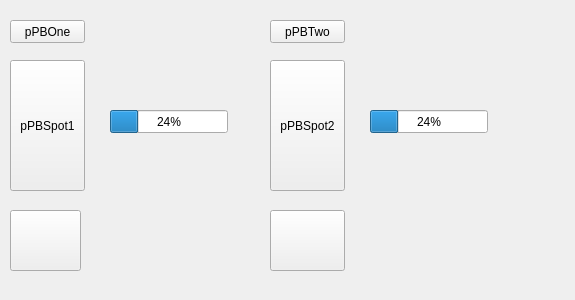
<?xml version="1.0" encoding="UTF-8"?>
<ui version="4.0">
 <class>Tab2OnOff</class>
 <widget class="QWidget" name="Tab2OnOff">
  <property name="geometry">
   <rect>
    <x>0</x>
    <y>0</y>
    <width>575</width>
    <height>300</height>
   </rect>
  </property>
  <property name="windowTitle">
   <string>Form</string>
  </property>
  <widget class="QPushButton" name="pPBOne">
   <property name="geometry">
    <rect>
     <x>10</x>
     <y>20</y>
     <width>75</width>
     <height>23</height>
    </rect>
   </property>
   <property name="text">
    <string>pPBOne</string>
   </property>
   <property name="checkable">
    <bool>true</bool>
   </property>
  </widget>
  <widget class="QPushButton" name="pPBTwo">
   <property name="geometry">
    <rect>
     <x>270</x>
     <y>20</y>
     <width>75</width>
     <height>23</height>
    </rect>
   </property>
   <property name="text">
    <string>pPBTwo</string>
   </property>
   <property name="checkable">
    <bool>true</bool>
   </property>
  </widget>
  <widget class="QPushButton" name="pPBSpot1">
   <property name="geometry">
    <rect>
     <x>10</x>
     <y>60</y>
     <width>75</width>
     <height>131</height>
    </rect>
   </property>
   <property name="text">
    <string>pPBSpot1</string>
   </property>
  </widget>
  <widget class="QPushButton" name="pPBSpot2">
   <property name="geometry">
    <rect>
     <x>270</x>
     <y>60</y>
     <width>75</width>
     <height>131</height>
    </rect>
   </property>
   <property name="text">
    <string>pPBSpot2</string>
   </property>
  </widget>
  <widget class="QPushButton" name="pPBLamp1">
   <property name="geometry">
    <rect>
     <x>10</x>
     <y>210</y>
     <width>71</width>
     <height>61</height>
    </rect>
   </property>
   <property name="text">
    <string/>
   </property>
   <property name="icon">
    <iconset>
     <normaloff>../../../Desktop/light_off.png</normaloff>
     <normalon>../../../Desktop/light_on.png</normalon>../../../Desktop/light_off.png</iconset>
   </property>
   <property name="iconSize">
    <size>
     <width>60</width>
     <height>60</height>
    </size>
   </property>
   <property name="checkable">
    <bool>true</bool>
   </property>
  </widget>
  <widget class="QPushButton" name="pPBLamp2">
   <property name="geometry">
    <rect>
     <x>270</x>
     <y>210</y>
     <width>75</width>
     <height>61</height>
    </rect>
   </property>
   <property name="text">
    <string/>
   </property>
   <property name="icon">
    <iconset>
     <normaloff>../../../Desktop/light_off.png</normaloff>
     <normalon>../../../Desktop/light_on.png</normalon>../../../Desktop/light_off.png</iconset>
   </property>
   <property name="iconSize">
    <size>
     <width>60</width>
     <height>60</height>
    </size>
   </property>
   <property name="checkable">
    <bool>true</bool>
   </property>
  </widget>
  <widget class="QProgressBar" name="progressBar">
   <property name="geometry">
    <rect>
     <x>110</x>
     <y>110</y>
     <width>118</width>
     <height>23</height>
    </rect>
   </property>
   <property name="value">
    <number>24</number>
   </property>
  </widget>
  <widget class="QProgressBar" name="progressBar_2">
   <property name="geometry">
    <rect>
     <x>370</x>
     <y>110</y>
     <width>118</width>
     <height>23</height>
    </rect>
   </property>
   <property name="value">
    <number>24</number>
   </property>
  </widget>
 </widget>
 <resources/>
 <connections/>
</ui>
